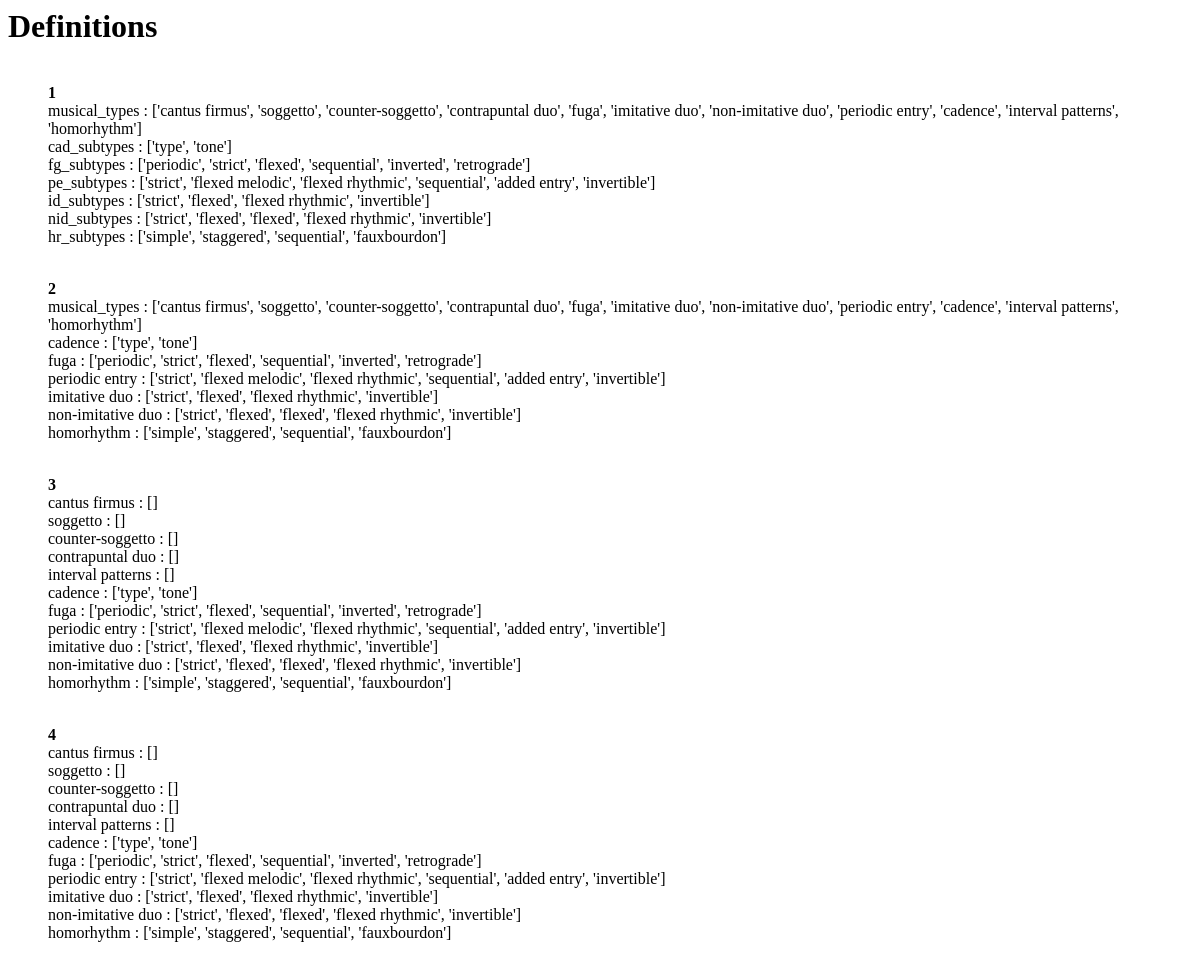
/definitions/, run on an earlier commit of the app's database.
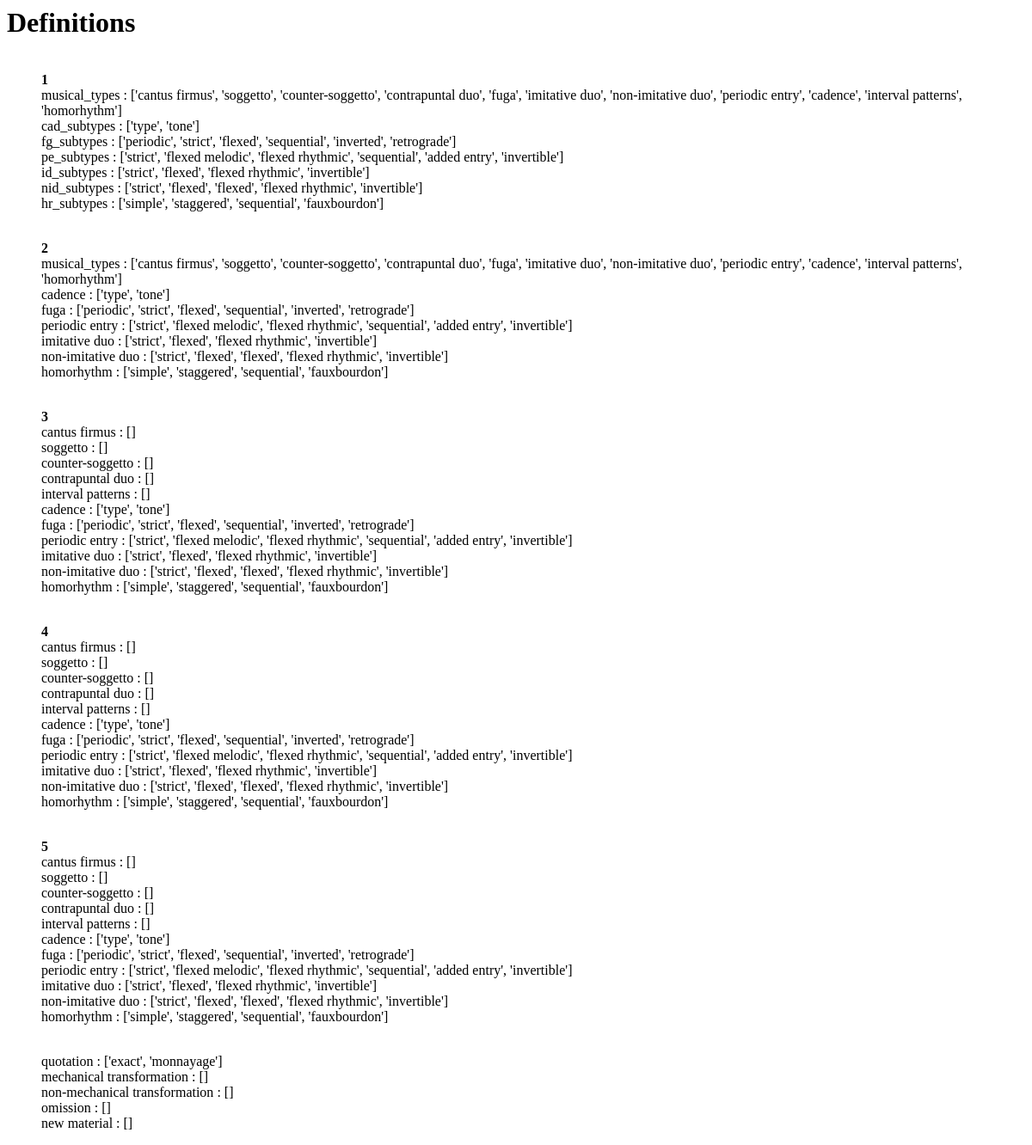
And on a later commit of the database.
### crim/models/definition.py (models this page shows, shortened)
class CRIMDefinition(models.Model):
    class Meta:
        app_label = 'crim'
        verbose_name = 'Definition'
        verbose_name_plural = 'Definitions'
    observation_definition = JSONField(null=True)
    relationship_definition = JSONField(null=True)

### crim/views/definition.py (the view, shortened to what this page needs)
# urls.py: path('definitions/', DefinitionList.as_view(), name='crimdefinition-list'),
class DefinitionList(APIView):
    renderer_classes = [TemplateHTMLRenderer]
    template_name = 'definition_list.html'
    def get(self, request, format=None):
        definitions = CRIMDefinition.objects.all()
        return Response({'definitions': definitions}, template_name='definition_list.html')

### crim/templates/definition_list.html
<html><body>
    <h1>Definitions</h1>
    <ol>
        {% for definition in definitions %}
            <br><b>{{ definition.pk }}</b>
            {% for key, value in definition.observation_definition.items %}
                <br>{{ key }} : {{ value }}
            {% endfor %}</p>
            {% for key, value in definition.relationship_definition.items %}
                <br>{{ key }} : {{ value }}
            {% endfor %}</p>
        {% endfor %}
    </ol>
</body></html>

What changed in the data, as far as the page shows it:
added CRIMDefinition: pk "5", observation_definition "cantus firmus" "soggetto" "counter-soggetto" "contrapuntal duo" "interval patterns" "cadence" "fuga" "periodic entry" "imitative duo" "non-imitative duo" "homorhythm", observation_definition "[]" "[]" "[]" "[]" "[]" "['type', 'tone']" "['periodic', 'strict', 'flexed', 'sequential', 'inverted', 'retrograde']" "['strict', 'flexed melodic', 'flexed rhythmic', 'sequential', 'added entry', 'invertible']" "['strict', 'flexed', 'flexed rhythmic', 'invertible']" "['strict', 'flexed', 'flexed', 'flexed rhythmic', 'invertible']" "['simple', 'staggered', 'sequential', 'fauxbourdon']", relationship_definition "quotation" "mechanical transformation" "non-mechanical transformation" "omission" "new material", relationship_definition "['exact', 'monnayage']" "[]" "[]" "[]" "[]"
